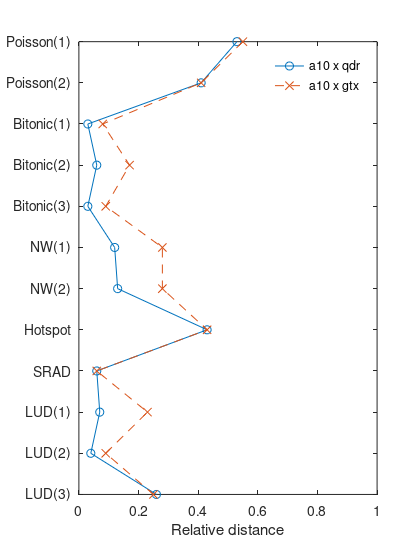

The MATLAB script that drew this image:
x = 0:11;
labels = [
	"Poisson(1)"
	"Poisson(2)"
	"Bitonic(1)"
	"Bitonic(2)"
	"Bitonic(3)"
	"NW(1)"
	"NW(2)"
	"Hotspot"


	"SRAD"
	"LUD(1)"
	"LUD(2)"
	"LUD(3)"
];
a10qdr_a10 = [
	0.53
	0.41
	0.03
	0.06
	0.03
	0.12
	0.13
	0.43


	0.06
	0.07
	0.04
	0.26
];
a10qdr_qdr = [
	0.47
	0.59
	0.97
	0.94
	0.97
	0.88
	0.87
	0.57


	0.94
	0.93
	0.96
	0.74
];
a10gtx_a10 = [
	0.55
	0.41
	0.08
	0.17
	0.09
	0.28
	0.28
	0.43


	0.06
	0.23
	0.09
	0.25
];
a10gtx_gtx = [
	0.45
	0.59
	0.92
	0.83
	0.91
	0.72
	0.72
	0.57


	0.94
	0.77
	0.91
	0.75
];

plot(x, a10qdr_a10, "-o", x, a10gtx_a10, "--x")
axis([0 11 0 1])
view([90 90])
legend("a10 x qdr", "a10 x gtx")
legend boxoff
set(gca, "xtick", x, "xticklabel", labels, "ylabel", "Relative distance")
set(gcf, "paperunits", "points", "paperposition", [0 0 300 400])
set(gcf, "paperunits", "points", "position", [0 0 300 400])
saveas(gcf, "second_a10.svg", "svg")